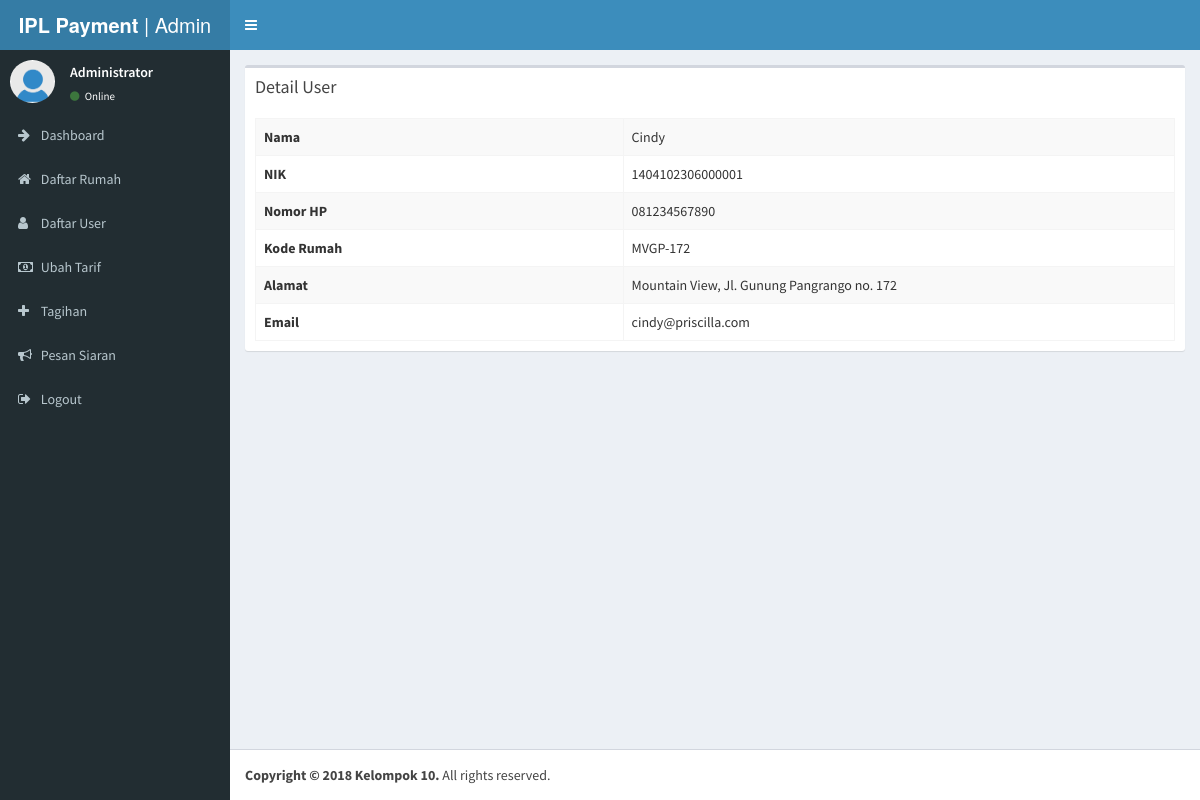
Page /admin/user_detail.php?id=11 (signed in) on the committed database.
### tables this page shows
CREATE TABLE `user` (
  `id` int(11) NOT NULL,
  `nama` varchar(255) NOT NULL,
  `nik` varchar(255) NOT NULL,
  `nomor_hp` varchar(255) NOT NULL,
  `rumah_id` int(11) NOT NULL,
  `email` varchar(255) NOT NULL,
  `password` varchar(255) NOT NULL
);

CREATE TABLE `rumah` (
  `id` int(11) NOT NULL,
  `kode` varchar(255) NOT NULL,
  `alamat` text NOT NULL
);

### admin/user_detail.php (the view, shortened to what this page needs)
<?php
require_once "../config/koneksi.php";
$adminId = $_SESSION['admin'];
$resPanitia = mysqli_query($conn, "SELECT * FROM admin WHERE id='$adminId'");
$rowPanitia = mysqli_fetch_assoc($resPanitia);
$siswaId = $_GET['id'];
$resData = mysqli_query($conn, "SELECT *, user.id AS userID, rumah.id AS rumahID FROM user INNER JOIN rumah ON user.rumah_id = rumah.id WHERE user.id='$siswaId'");
$rowData = mysqli_fetch_assoc($resData);
?>
<!DOCTYPE html>
<html>
<head>
  <link rel="stylesheet" href="../lib/bootstrap/css/bootstrap.min.css">
  <link rel="stylesheet" href="https://cdnjs.cloudflare.com/ajax/libs/font-awesome/4.5.0/css/font-awesome.min.css">
  <link rel="stylesheet" href="https://cdnjs.cloudflare.com/ajax/libs/ionicons/2.0.1/css/ionicons.min.css">
  <link rel="stylesheet" href="../dist/css/AdminLTE.min.css">
  <link rel="stylesheet" href="../dist/css/skins/_all-skins.min.css">
  <link rel="stylesheet" href="../plugins/iCheck/flat/blue.css">
  <link rel="stylesheet" href="../plugins/morris/morris.css">
  <link rel="stylesheet" href="../plugins/jvectormap/jquery-jvectormap-1.2.2.css">
  <link rel="stylesheet" href="../plugins/datepicker/datepicker3.css">
  <link rel="stylesheet" href="../plugins/daterangepicker/daterangepicker.css">
  <link rel="stylesheet" href="../plugins/bootstrap-wysihtml5/bootstrap3-wysihtml5.min.css">
</head>
<body class="hold-transition skin-blue sidebar-mini">
<div class="wrapper">
  <header class="main-header">
    <a href="index.php" class="logo">
      <span class="logo-lg"><b>IPL Payment</b> | Admin</span>
    </a>
    <nav class="navbar navbar-static-top">
      <a href="#" class="sidebar-toggle" data-toggle="offcanvas" role="button">
      </a>
    </nav>
  </header>
  <aside class="main-sidebar">
    <section class="sidebar">
      <div class="user-panel">
        <div class="pull-left image">
          <img src="../images/user.jpg" class="img-circle" alt="User Image">
        </div>
        <div class="pull-left info">
          <p><?php echo $rowPanitia['nama']; ?></p>
          <a href="#"><i class="fa fa-circle text-success"></i> Online</a>
        </div>
      </div>
     <?php include('../config/nav.php'); ?>
    </section>
  </aside>
  <div class="content-wrapper">
    <section class="content">
          <div class="box">
            <div class="box-header">
              <h3 class="box-title">Detail User</h3>
            </div>
            <div class="box-body table-responsive">
          <table class="table table-bordered table-striped">
            <tr>
              <th width="40%">Nama</th>
              <td width="60%"><?php echo $rowData['nama']; ?></td>
            </tr>
            <tr>
              <th width="40%">NIK</th>
              <td width="60%"><?php echo $rowData['nik']; ?></td>
            </tr>
            <tr>
              <th width="40%">Nomor HP</th>
              <td width="60%"><?php echo $rowData['nomor_hp']; ?></td>
            </tr>
            <tr>
              <th width="40%">Kode Rumah</th>
              <td width="60%"><?php echo $rowData['kode']; ?></td>
            </tr>
            <tr>
              <th width="40%">Alamat</th>
              <td width="60%"><?php echo $rowData['alamat']; ?></td>
            </tr>
            <tr>
              <th width="40%">Email</th>
              <td width="60%"><?php echo $rowData['email']; ?></td>
            </tr>
          </table>
        </div>
          </div>
    </section>
  </div>
  <footer class="main-footer">
    <strong>Copyright &copy; 2018 Kelompok 10.</strong> All rights
    reserved.
  </footer>
</div>
</body>
</html>

### rows in the picture
user: nama "Cindy", nik "1404102306000001", nomor_hp "081234567890", rumah.kode "MVGP-172", rumah.alamat "Mountain View, Jl. Gunung Pangrango no. 172", email "cindy@priscilla.com"

### other values in the picture
$rowPanitia['nama'] "Administrator"
